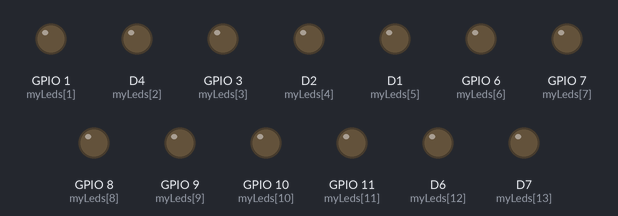
The sketch below on a simulated ESP8266 (NodeMCU). Shown: output pins drawn as LEDs (lit = HIGH).

Above: at 0.15 s.
At 4.35 s:
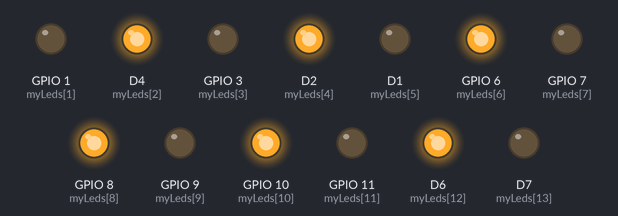
At 7.7 s:
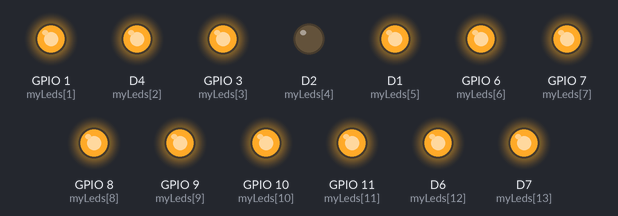
At 11.6 s:
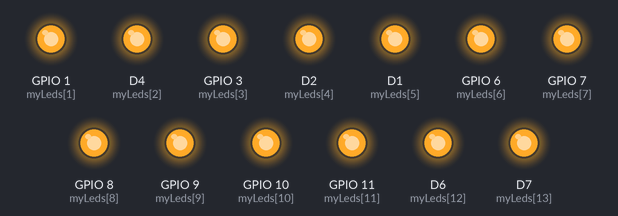
At 15.1 s:
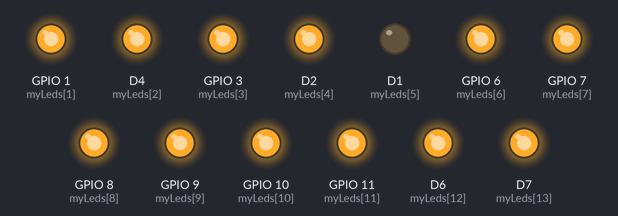
At 23.45 s:
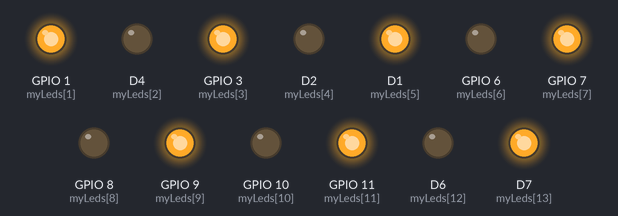
Timing chart, 0 to 24.4 s (numbered marks = the images above):
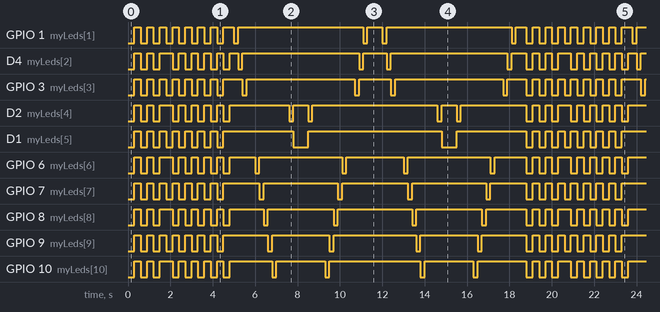

The sketch:

_1.ino
```cpp
#define SIZE 16
int myLeds[SIZE] = {
  0, 1, 2, 3, 4, 5, 6, 7, 8, 9, 10, 11, 12, 13, D14, D15   // D3 is 3, it is also the speakerPin
};

// 將每個腳位模式設為OUTPUT，除了第3個
void setup() {
  for(int i = 0; i < SIZE; i++){
    if (myLeds[i] != D3) pinMode(myLeds[i], OUTPUT);
  }
}

void loop() {
  for (int i = 0; i < 3; ++i) {
    LedsMapping(0x0);             // 全亮
    delay(300);
    LedsMapping(0xFFFF);          // 全暗
    delay(300);
  }

  for (int i = 0; i < 5; ++i) {
    LedsMapping(0x5555);          // light on all LED's at odd postions 5 = 0b0101
    delay(300);
    LedsMapping(0xAAAA);          // light on all LED's at even postions A = 0b1010
    delay(300);
  }
  for (int i = 0; i < 2; ++i) {
    LowToHigh(200);               //從右到左
    delay(300);
    HighToLow(200);               //從左到右
    delay(300);
  }
}

void LedsMapping(unsigned value)
{
  unsigned tmp = value & 0xFFFF;

  for (int i = 0; i < SIZE; ++i) {
    if (tmp & 0x1)
      digitalWrite(myLeds[i], HIGH);    // led off
    else
      digitalWrite(myLeds[i], LOW);     // led on
    tmp >>= 1;
  }
}

void LowToHigh(unsigned due)
{
  unsigned val = 0xFFFE;      //0b1111 1111 1111 1110

  for (int i = 0; i < SIZE; ++i) {
    LedsMapping(val);
    delay(due);
    val <<= 1;                //左移
    val |= 0x01;              //因為移動，所以最右要滅掉
  }
}

void HighToLow(unsigned due)
{
  unsigned val = 0x7FFF;      //0b0111 1111 1111 1111

  for (int i = 0; i < SIZE; ++i) {
    LedsMapping(val);
    delay(due);
    val >>= 1;                //右移
    val |= 0x8000;            //因為移動，所以最左要滅掉
  }
}
```

Measured:
- by itself, D1 (myLeds[5]): repeats every 18.8 s: 6 × (LOW 0.30 s, HIGH 0.30 s), LOW 0.30 s, HIGH 3.3 s, LOW 0.70 s, HIGH 6.3 s, LOW 0.70 s, HIGH 3.3 s, LOW 0.30 s, HIGH 0.30 s
- by itself, GPIO 1 (myLeds[1]), D4 (myLeds[2]), GPIO 3 (myLeds[3]), D2 (myLeds[4]), GPIO 6 (myLeds[6]), GPIO 7 (myLeds[7]), GPIO 8 (myLeds[8]), GPIO 9 (myLeds[9]), GPIO 10 (myLeds[10]), GPIO 11 (myLeds[11]), D6 (myLeds[12]), D7 (myLeds[13]): moves between LOW and HIGH, repeating every 18.8 s
- by itself, everything shown: repeats every 18.8 s, in 73 steps
